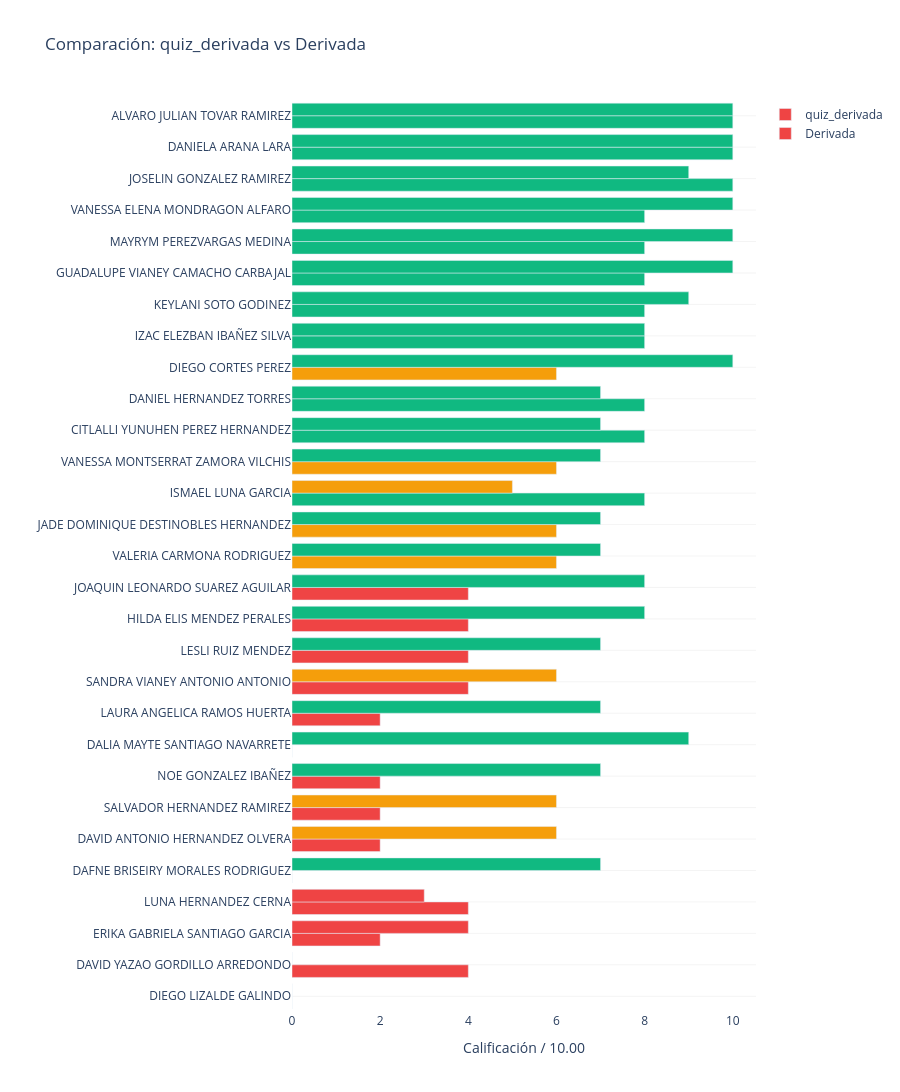

The notebook cell saved with this chart:
### Code cell
df_3 = df_final.copy()
df_3['suma_temporal'] = df_3['quiz_derivada'] + df_3['Derivada']
df_3 = df_3.sort_values(by='suma_temporal', ascending=True)

colores_quiz = df_3['quiz_derivada'].apply(lambda x: clasificar_alumno(x)[1])
colores_derivada = df_3['Derivada'].apply(lambda x: clasificar_alumno(x)[1])

fig4 = go.Figure()

fig4.add_trace(go.Bar(
    x=df_3['quiz_derivada'],
    y=df_3['Nombre Completo'],
    name='quiz_derivada',
    orientation='h',
    marker_color=colores_quiz
))

fig4.add_trace(go.Bar(
    x=df_3['Derivada'],
    y=df_3['Nombre Completo'],
    name='Derivada',
    orientation='h',
    marker_color=colores_derivada
))

fig4.update_layout(
    title='Comparación: quiz_derivada vs Derivada',
    xaxis_title='Calificación / 10.00',
    yaxis_title='',
    barmode='group',
    height=1200,
    plot_bgcolor='white',
    yaxis=dict(gridcolor='rgba(200, 200, 200, 0.2)')
)

fig4.show()

### Figure 1 — Plotly figure (JSON) as saved in the notebook; plotly's stock layout.template omitted (floating-point values rounded to 4 significant figures)
{"data": [{"marker": {"color": ["#ef4444", "#ef4444", "#ef4444", "#ef4444", "#ef4444", "#ef4444", "#ef4444", "#ef4444", "#ef4444", "#ef4444", "#ef4444", "#ef4444", "#ef4444", "#ef4444", "#f59e0b", "#f59e0b", "#10b981", "#f59e0b", "#10b981", "#10b981", "#f59e0b", "#10b981", "#10b981", "#10b981", "#10b981", "#10b981", "#10b981", "#10b981", "#10b981"]}, "name": "quiz_derivada", "orientation": "h", "type": "bar", "x": [0.0, 4.0, 2.0, 4.0, 0.0, 2.0, 2.0, 2.0, 0.0, 2.0, 4.0, 4.0, 4.0, 4.0, 6.0, 6.0, 8.0, 6.0, 8.0, 8.0, 6.0, 8.0, 8.0, 8.0, 8.0, 8.0, 10.0, 10.0, 10.0], "y": ["DIEGO LIZALDE GALINDO", "DAVID YAZAO GORDILLO ARREDONDO", "ERIKA GABRIELA SANTIAGO GARCIA", "LUNA HERNANDEZ CERNA", "DAFNE BRISEIRY MORALES RODRIGUEZ", "DAVID ANTONIO HERNANDEZ OLVERA", "SALVADOR HERNANDEZ RAMIREZ", "NOE GONZALEZ IBAÑEZ", "DALIA MAYTE SANTIAGO NAVARRETE", "LAURA ANGELICA RAMOS HUERTA", "SANDRA VIANEY ANTONIO ANTONIO", "LESLI RUIZ MENDEZ", "HILDA ELIS MENDEZ PERALES", "JOAQUIN LEONARDO SUAREZ AGUILAR", "VALERIA CARMONA RODRIGUEZ", "JADE DOMINIQUE DESTINOBLES HERNANDEZ", "ISMAEL LUNA GARCIA", "VANESSA MONTSERRAT ZAMORA VILCHIS", "CITLALLI YUNUHEN PEREZ HERNANDEZ", "DANIEL HERNANDEZ TORRES", "DIEGO CORTES PEREZ", "IZAC ELEZBAN IBAÑEZ SILVA", "KEYLANI SOTO GODINEZ", "GUADALUPE VIANEY CAMACHO CARBAJAL", "MAYRYM PEREZVARGAS MEDINA", "VANESSA ELENA MONDRAGON ALFARO", "JOSELIN GONZALEZ RAMIREZ", "DANIELA ARANA LARA", "ALVARO JULIAN TOVAR RAMIREZ"]}, {"marker": {"color": ["#ef4444", "#ef4444", "#ef4444", "#ef4444", "#10b981", "#f59e0b", "#f59e0b", "#10b981", "#10b981", "#10b981", "#f59e0b", "#10b981", "#10b981", "#10b981", "#10b981", "#10b981", "#f59e0b", "#10b981", "#10b981", "#10b981", "#10b981", "#10b981", "#10b981", "#10b981", "#10b981", "#10b981", "#10b981", "#10b981", "#10b981"]}, "name": "Derivada", "orientation": "h", "type": "bar", "x": [0.0, 0.0, 4.0, 3.0, 7.0, 6.0, 6.0, 7.0, 9.0, 7.0, 6.0, 7.0, 8.0, 8.0, 7.0, 7.0, 5.0, 7.0, 7.0, 7.0, 10.0, 8.0, 9.0, 10.0, 10.0, 10.0, 9.0, 10.0, 10.0], "y": ["DIEGO LIZALDE GALINDO", "DAVID YAZAO GORDILLO ARREDONDO", "ERIKA GABRIELA SANTIAGO GARCIA", "LUNA HERNANDEZ CERNA", "DAFNE BRISEIRY MORALES RODRIGUEZ", "DAVID ANTONIO HERNANDEZ OLVERA", "SALVADOR HERNANDEZ RAMIREZ", "NOE GONZALEZ IBAÑEZ", "DALIA MAYTE SANTIAGO NAVARRETE", "LAURA ANGELICA RAMOS HUERTA", "SANDRA VIANEY ANTONIO ANTONIO", "LESLI RUIZ MENDEZ", "HILDA ELIS MENDEZ PERALES", "JOAQUIN LEONARDO SUAREZ AGUILAR", "VALERIA CARMONA RODRIGUEZ", "JADE DOMINIQUE DESTINOBLES HERNANDEZ", "ISMAEL LUNA GARCIA", "VANESSA MONTSERRAT ZAMORA VILCHIS", "CITLALLI YUNUHEN PEREZ HERNANDEZ", "DANIEL HERNANDEZ TORRES", "DIEGO CORTES PEREZ", "IZAC ELEZBAN IBAÑEZ SILVA", "KEYLANI SOTO GODINEZ", "GUADALUPE VIANEY CAMACHO CARBAJAL", "MAYRYM PEREZVARGAS MEDINA", "VANESSA ELENA MONDRAGON ALFARO", "JOSELIN GONZALEZ RAMIREZ", "DANIELA ARANA LARA", "ALVARO JULIAN TOVAR RAMIREZ"]}], "layout": {"barmode": "group", "height": 1200, "plot_bgcolor": "white", "title": {"text": "Comparación: quiz_derivada vs Derivada"}, "xaxis": {"title": {"text": "Calificación / 10.00"}}, "yaxis": {"gridcolor": "rgba(200, 200, 200, 0.2)", "title": {"text": ""}}}}
